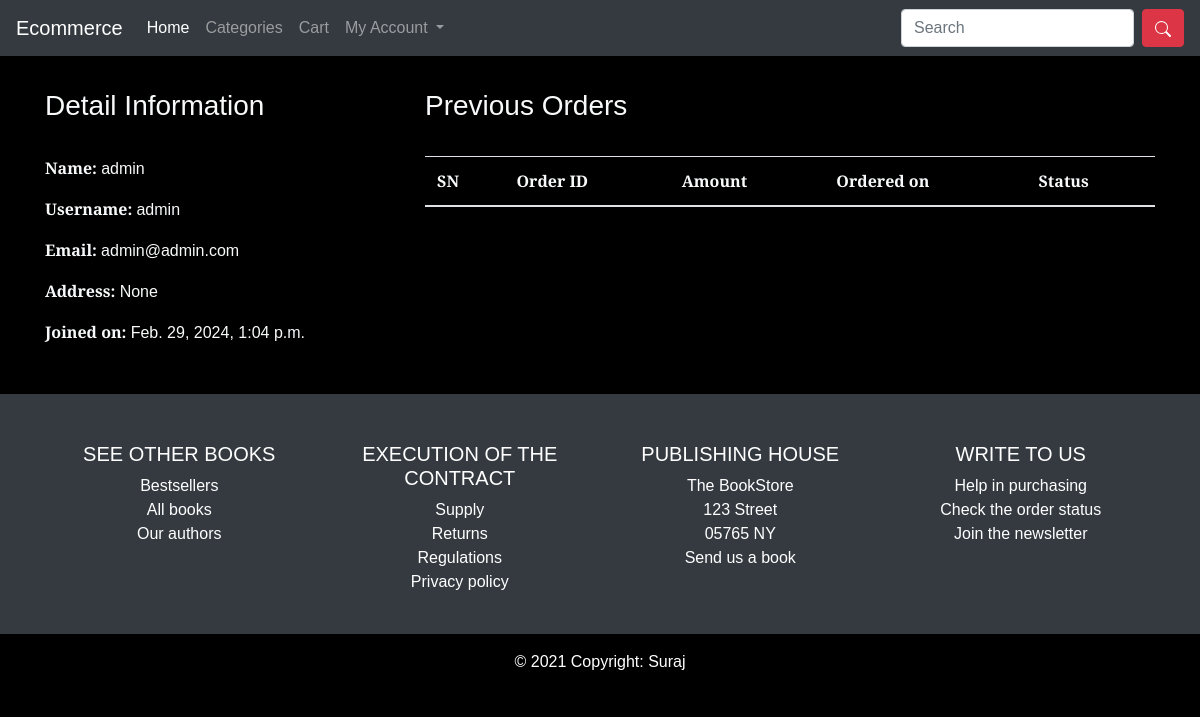
Page /profile/ (signed in) on the committed database.
### ecomapp/models.py (models this page shows, shortened)
class Customer(models.Model):
    user = models.OneToOneField(User, on_delete=models.CASCADE)
    full_name = models.CharField(max_length=200)
    address = models.CharField(max_length=200, null=True, blank=True)
    joined_on = models.DateTimeField(auto_now_add=True)

### ecomapp/views.py (the view)
# urls.py: path("profile/", CustomerProfileView.as_view(), name="customerprofile"),
class CustomerProfileView(TemplateView):
    template_name = "customerprofile.html"
    def dispatch(self, request, *args, **kwargs):
        if request.user.is_authenticated and Customer.objects.filter(user=request.user).exists():
            pass
        else:
            return redirect("/login/?next=/profile/")
        return super().dispatch(request, *args, **kwargs)
    def get_context_data(self, **kwargs):
        context = super().get_context_data(**kwargs)
        customer = self.request.user.customer
        context['customer'] = customer
        orders = Order.objects.filter(cart__customer=customer).order_by("-id")
        context["orders"] = orders
        return context

### templates/customerprofile.html (shortened to what this page needs)
{% extends 'base.html' %}
{% block content %}
<div class="container">
    <div class="row">
        <div class="col-md-4 text-light">
            <h3>Detail Information</h3><hr>
            <p><span class="font-weight-bold">Name: </span> {{customer.full_name}}</p>
            <p><span class="font-weight-bold">Username: </span> {{customer.user.username}}</p>
            <p><span class="font-weight-bold">Email: </span> {{customer.user.email}}</p>
            <p><span class="font-weight-bold">Address: </span> {{customer.address}}</p>
            <p><span class="font-weight-bold">Joined on: </span> {{customer.joined_on}}</p>
        </div>
        <div class="col-md-8 text-light">
            <h3>Previous Orders</h3>
            <hr>
            <table class="table text-light">
                <thead>
                    <tr>
                        <th>SN</th>
                        <th>Order ID</th>
                        <th>Amount</th>
                        <th>Ordered on</th>
                        <th>Status</th>
                    </tr>
                </thead>
            </table>
        </div>
    </div>
</div>
{% endblock %}

### templates/base.html (style rules this page uses)
body { background-color: black; font-family: 'Alegreya Sans SC', sans-serif; color: white; }

### rows in the picture
Customer: full_name "admin", user.username "admin", user.email "admin@admin.com", address "None", joined_on "Feb. 29, 2024, 1:04 p.m."
